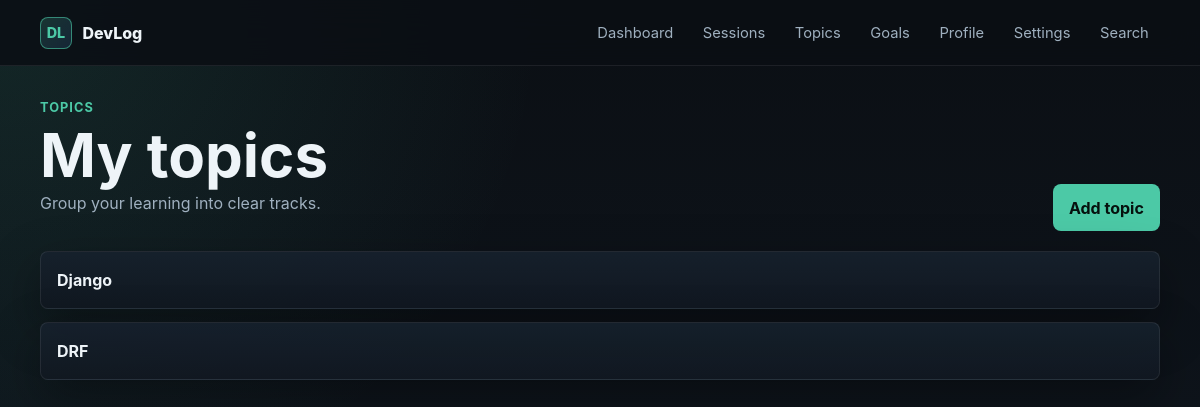
Before: /topics/ (signed in) with the older database file.
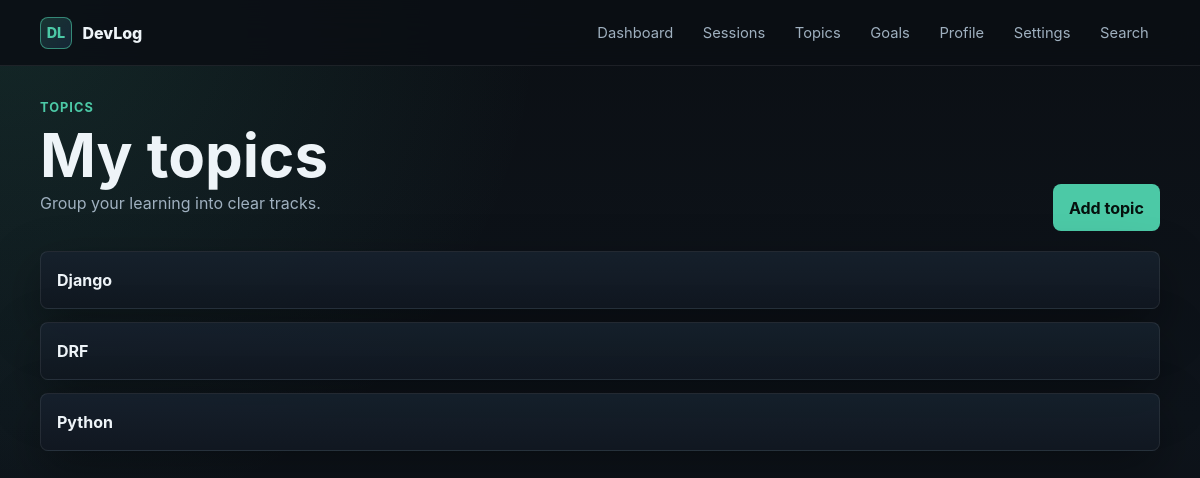
After: the same page with the newer database file.
### logs/models.py (models this page shows, shortened)
class Topic(models.Model):
    name = models.CharField(max_length=100)
    user = models.ForeignKey(User, on_delete=models.CASCADE)

### logs/views.py (the view)
# urls.py: path('topics/', TopicListView.as_view(), name='topic_list'),
class TopicListView(LoginRequiredMixin, ListView):
    model = Topic
    template_name = 'logs/topic_list.html'
    context_object_name = 'topics'
    def get_queryset(self):
        return Topic.objects.filter(user=self.request.user)

### templates/logs/topic_list.html (shortened to what this page needs)
{% extends 'base.html' %}
{% block content %}
<section class="page-head">
    <div>
        <p class="eyebrow">Topics</p>
        <h1>My topics</h1>
        <p class="muted">Group your learning into clear tracks.</p>
    </div>
    <a class="button" href="{% url 'topic_create' %}">Add topic</a>
</section>
<ul class="list">
    {% for topic in topics %}
        <li class="item-card">
            <strong>{{ topic.name }}</strong>
        </li>
    {% empty %}
        <li class="empty">No topics yet.</li>
    {% endfor %}
</ul>
{% endblock %}

Changed rows visible on the page:
added Topic: name "Python"
